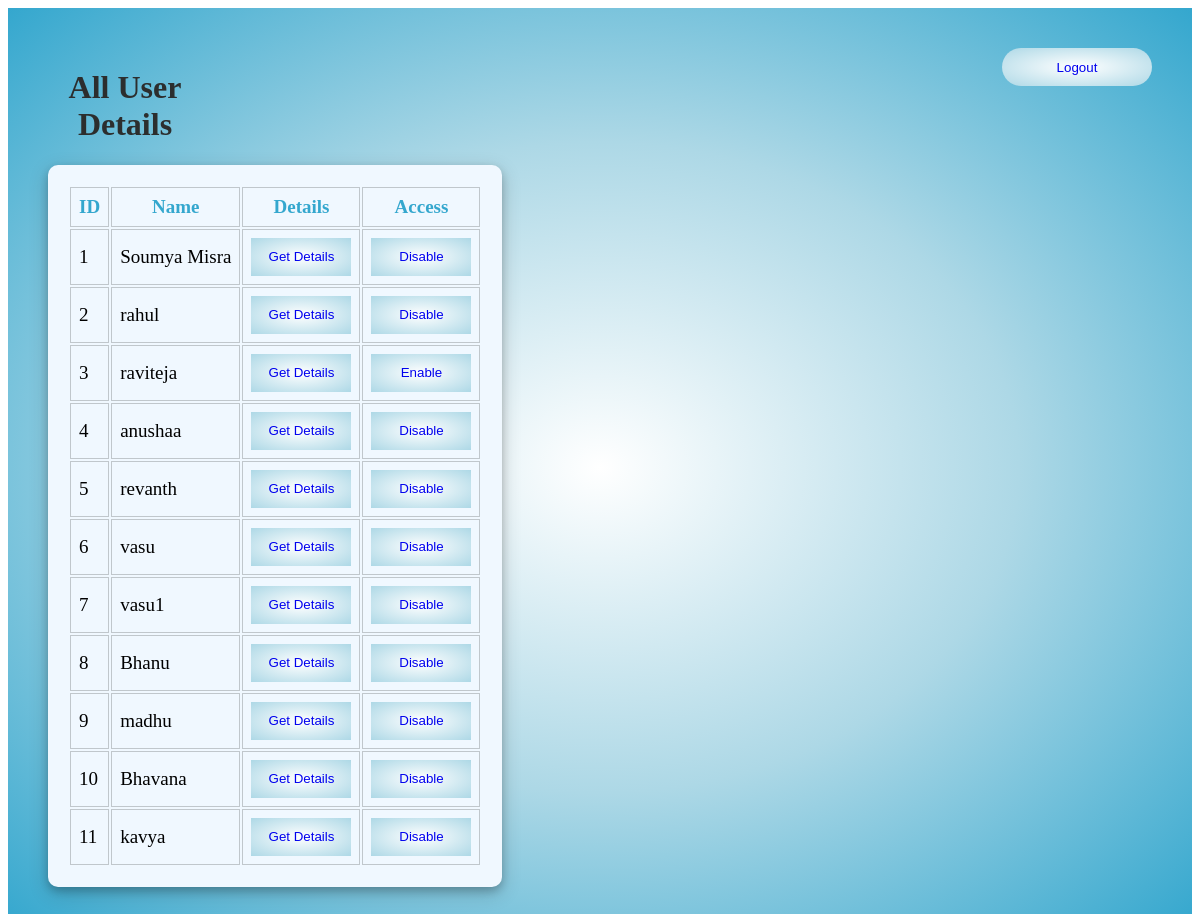
The app's page /app/home/details/, older data.
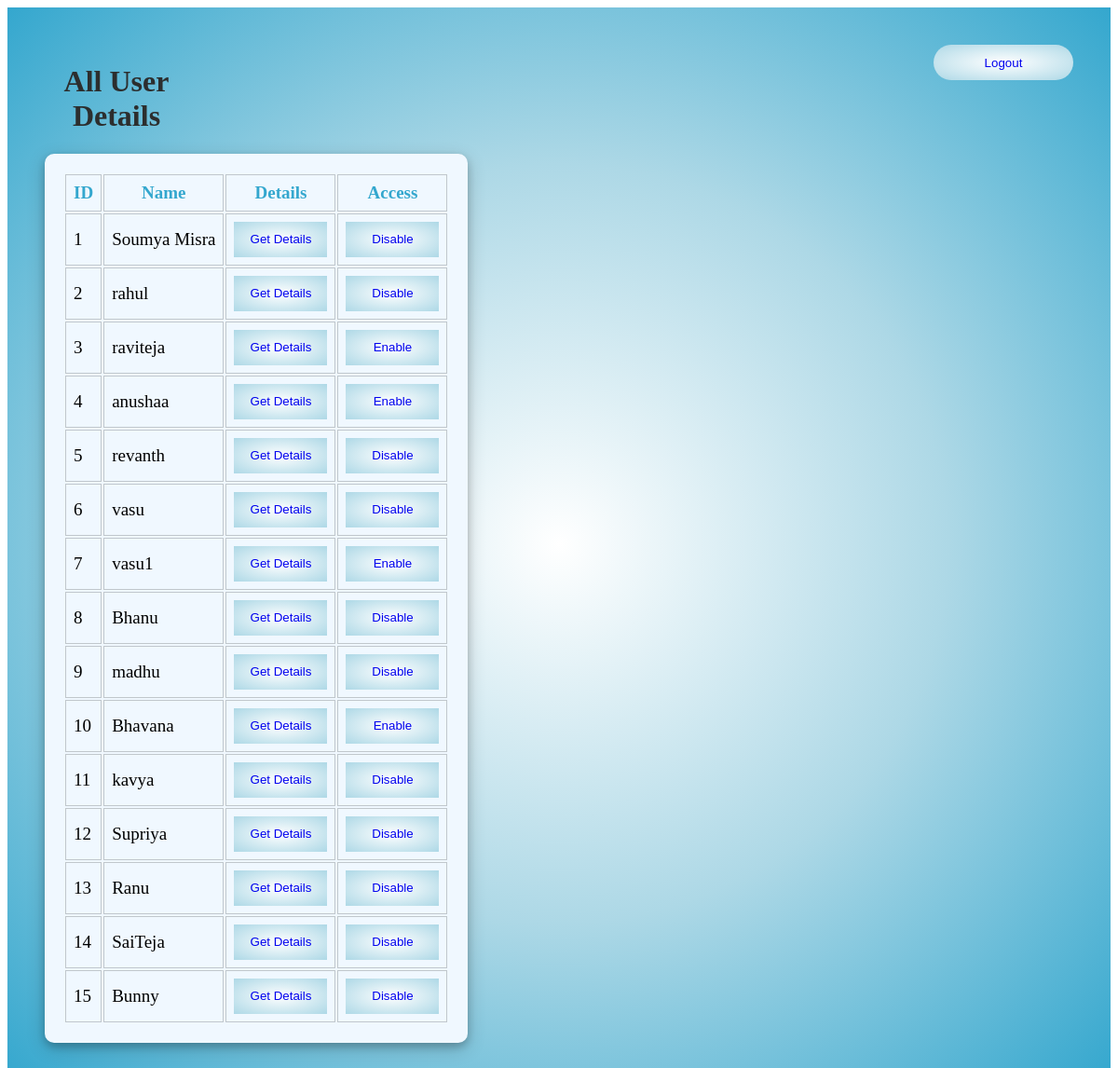
The same page, newer data.
### student_management_app/models.py (models this page shows)
class Access(models.Model):
    user_id = models.OneToOneField('User',on_delete=models.CASCADE,related_name="userss")
    access = models.BooleanField(default=True)

class User(models.Model):
    name=models.CharField(max_length=50)
    email=models.EmailField(unique=True)
    gender=models.CharField(max_length=6)
    phoneNumber=models.BigIntegerField(max_length=10)
    Qualification = models.CharField(max_length=20)
    Address = models.TextField(max_length=120)
    username = models.CharField(max_length=30,unique=True)
    password=models.CharField(max_length=100)
    image = models.ImageField(upload_to='images',default="C:/Users/ssadula/Pictures/StudentManagamentProject/media/images/p1.png")

### student_management_app/views.py (the view)
# urls.py: path('home/details/',views.allUsersDetails),
def allUsersDetails(request):
    all_users = User.objects.all()
    context = {
        'users': all_users,
        'accessors' : Access.objects.all().order_by('user_id')
    }
    return render(request,"summaryPage.html",context)

### student_management_app/Templates/summaryPage.html (shortened to what this page needs)
<!DOCTYPE html>
<html lang="en">
<head>
</head>
<body>
    <div class="whole-page">
        <div class="top">
            <h1>All User Details</h1>
            <div class="home-page-end">
                <button type="submit" class="logout-button"><a href="http://127.0.0.1:8000/app/Home/">Logout</a></button>
            </div>
        </div>
        <div class="table-style">
            <table>
                <tr>
                    <th>ID</th>
                    <th>Name</th>
                    <th>Details</th>
                    <th>Access</th>
                </tr>
                {% for user in accessors %}
                <tr>
                    <td>{{user.user_id.id}}</td>
                    <td>{{user.user_id.name}}</td>
                    <td><button class="logout-button get-detail"><a href="user/{{user.user_id.id}}/">Get Details</a></button></td>
                    <td><button class="logout-button get-detail" onclick="displayEnableorDisable('{{user.user_id.name}}','{{user.access}}')"><a href="access/{{user.user_id.id}}/">{% if user.access == 1 %} Disable {% else %} Enable {% endif %}</a></button></td>
                </tr>
                {% endfor %}
            </table>
        </div>
    </div>
</body>
</html>

Row changes from the older to the newer data that the page shows:
changed Access "anushaa": access "Disable" → "Enable"
changed Access "vasu1": access "Disable" → "Enable"
changed Access "Bhavana": access "Disable" → "Enable"
added Access: user_id.id "12", user_id.name "Supriya", access "Disable"
added Access: user_id.id "13", user_id.name "Ranu", access "Disable"
added Access: user_id.id "14", user_id.name "SaiTeja", access "Disable"
added Access: user_id.id "15", user_id.name "Bunny", access "Disable"
